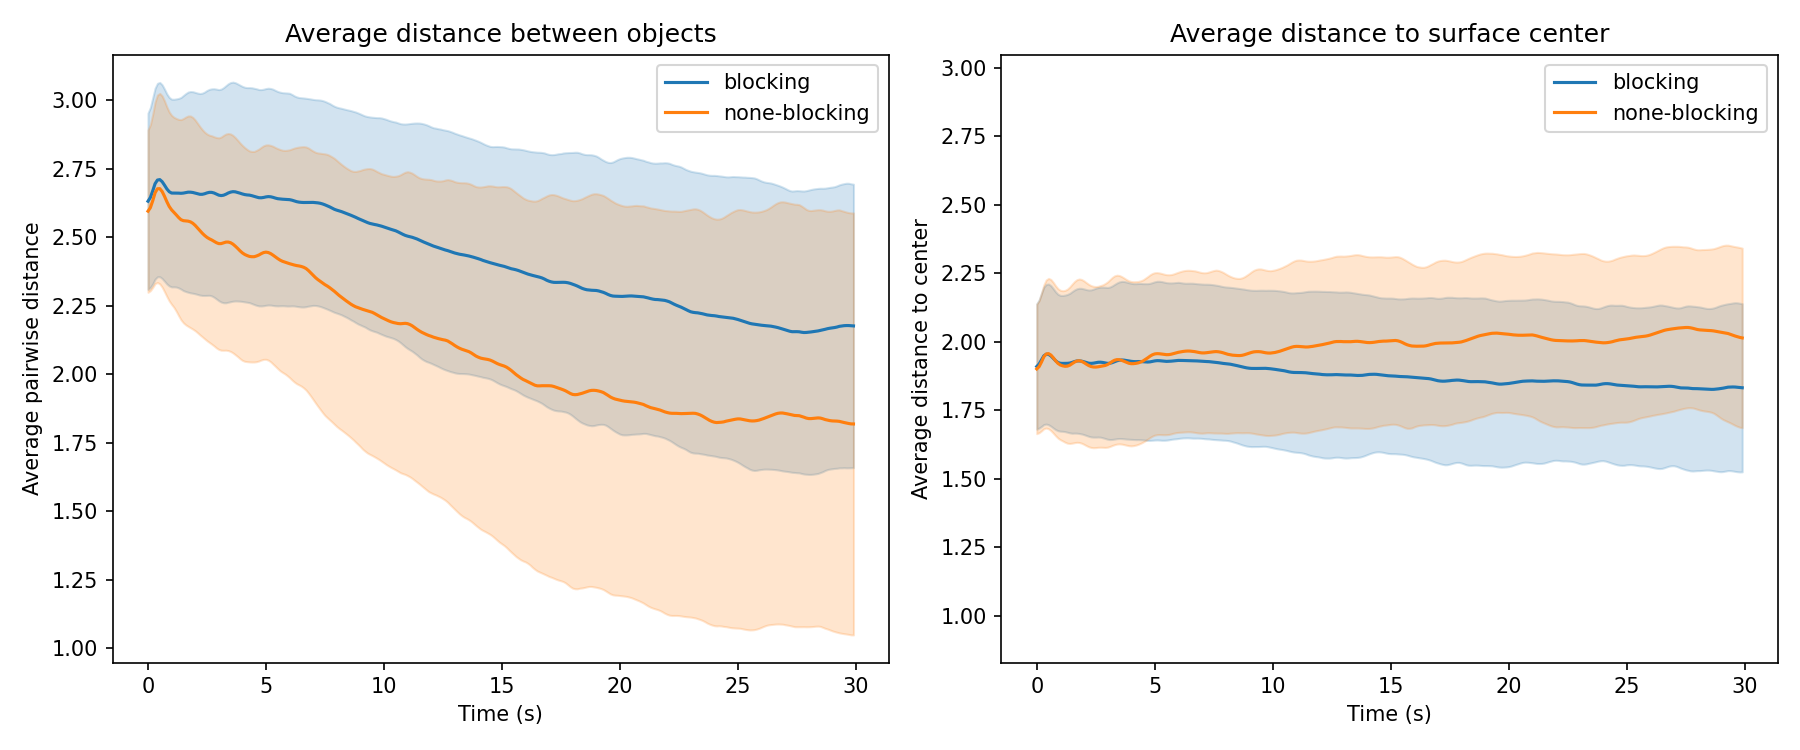

Python code for this plot:
"""Plot blocking and nonblocking results together: pairwise and center distance over time."""
import pickle
import numpy as np
import matplotlib.pyplot as plt
from pathlib import Path

HERE = Path(__file__).parent
SERIES = [
    ("blocking",     HERE / "data_blocking.pkl",    "C0"),
    ("none-blocking", HERE / "data_nonblocking.pkl", "C1"),
]
OUTPUT_PATH = HERE / "plot.png"


def mean_std_band(ax, t, runs, color, label):
    mean = runs.mean(axis=0)
    std = runs.std(axis=0)
    ax.plot(t, mean, color=color, label=label)
    ax.fill_between(t, mean - std, mean + std, color=color, alpha=0.2)


if __name__ == "__main__":
    fig, (ax_pair, ax_center) = plt.subplots(1, 2, figsize=(12, 5))

    n_runs = None
    T = None
    for label, path, color in SERIES:
        with open(path, "rb") as f:
            data = pickle.load(f)
        if T is None:
            T = data["timesteps"]
            n_runs = data["n_runs"]
        t = np.arange(data["timesteps"]) * 0.1
        mean_std_band(ax_pair,   t, data["pair_dist"],   color, label)
        mean_std_band(ax_center, t, data["center_dist"], color, label)

    ax_pair.set_xlabel("Time (s)")
    ax_pair.set_ylabel("Average pairwise distance")
    ax_pair.set_title("Average distance between objects")
    ax_pair.legend()

    ax_center.set_xlabel("Time (s)")
    ax_center.set_ylabel("Average distance to center")
    ax_center.set_title("Average distance to surface center")
    ax_center.legend()

    # Equalize y-axis span so both panels have the same units per tick.
    y0, y1 = ax_pair.get_ylim()
    span = y1 - y0
    c0, c1 = ax_center.get_ylim()
    cy = (c0 + c1) / 2
    ax_center.set_ylim(cy - span / 2, cy + span / 2)

    fig.tight_layout()

    fig.savefig(OUTPUT_PATH, dpi=150)
    print(f"Saved plot to {OUTPUT_PATH}")
    plt.show()
